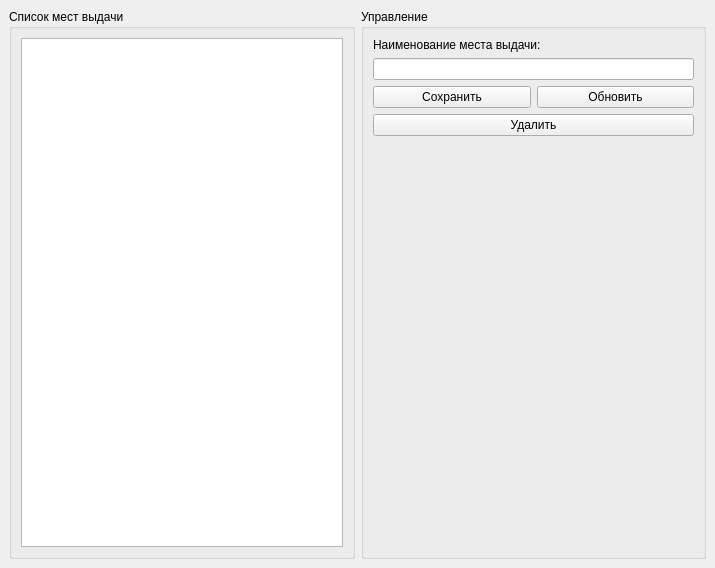
<?xml version="1.0" encoding="UTF-8"?>
<ui version="4.0">
 <class>WindowListPlace</class>
 <widget class="QMainWindow" name="WindowListPlace">
  <property name="geometry">
   <rect>
    <x>0</x>
    <y>0</y>
    <width>715</width>
    <height>568</height>
   </rect>
  </property>
  <property name="windowTitle">
   <string>Список мест выдачи</string>
  </property>
  <widget class="QWidget" name="centralwidget">
   <layout class="QGridLayout" name="gridLayout_3">
    <item row="0" column="0">
     <widget class="QGroupBox" name="groupBox">
      <property name="title">
       <string>Список мест выдачи</string>
      </property>
      <layout class="QGridLayout" name="gridLayout">
       <item row="0" column="0">
        <widget class="QListWidget" name="list_place_widget"/>
       </item>
      </layout>
     </widget>
    </item>
    <item row="0" column="1">
     <widget class="QGroupBox" name="groupBox_2">
      <property name="title">
       <string>Управление</string>
      </property>
      <property name="flat">
       <bool>false</bool>
      </property>
      <layout class="QGridLayout" name="gridLayout_2">
       <item row="0" column="0">
        <layout class="QVBoxLayout" name="verticalLayout_2">
         <item>
          <layout class="QVBoxLayout" name="verticalLayout_3">
           <item>
            <widget class="QLabel" name="label">
             <property name="text">
              <string>Наименование места выдачи:</string>
             </property>
            </widget>
           </item>
           <item>
            <widget class="QLineEdit" name="line_name_place">
             <property name="minimumSize">
              <size>
               <width>250</width>
               <height>0</height>
              </size>
             </property>
            </widget>
           </item>
          </layout>
         </item>
         <item>
          <layout class="QVBoxLayout" name="verticalLayout">
           <item>
            <layout class="QHBoxLayout" name="horizontalLayout">
             <item>
              <widget class="QPushButton" name="btn_save_place">
               <property name="text">
                <string>Сохранить</string>
               </property>
              </widget>
             </item>
             <item>
              <widget class="QPushButton" name="btn_update_place">
               <property name="text">
                <string>Обновить</string>
               </property>
              </widget>
             </item>
            </layout>
           </item>
           <item>
            <widget class="QPushButton" name="btn_delete_place">
             <property name="text">
              <string>Удалить</string>
             </property>
            </widget>
           </item>
           <item>
            <spacer name="verticalSpacer">
             <property name="orientation">
              <enum>Qt::Vertical</enum>
             </property>
             <property name="sizeHint" stdset="0">
              <size>
               <width>20</width>
               <height>40</height>
              </size>
             </property>
            </spacer>
           </item>
          </layout>
         </item>
        </layout>
       </item>
      </layout>
     </widget>
    </item>
   </layout>
  </widget>
 </widget>
 <resources/>
 <connections/>
</ui>
